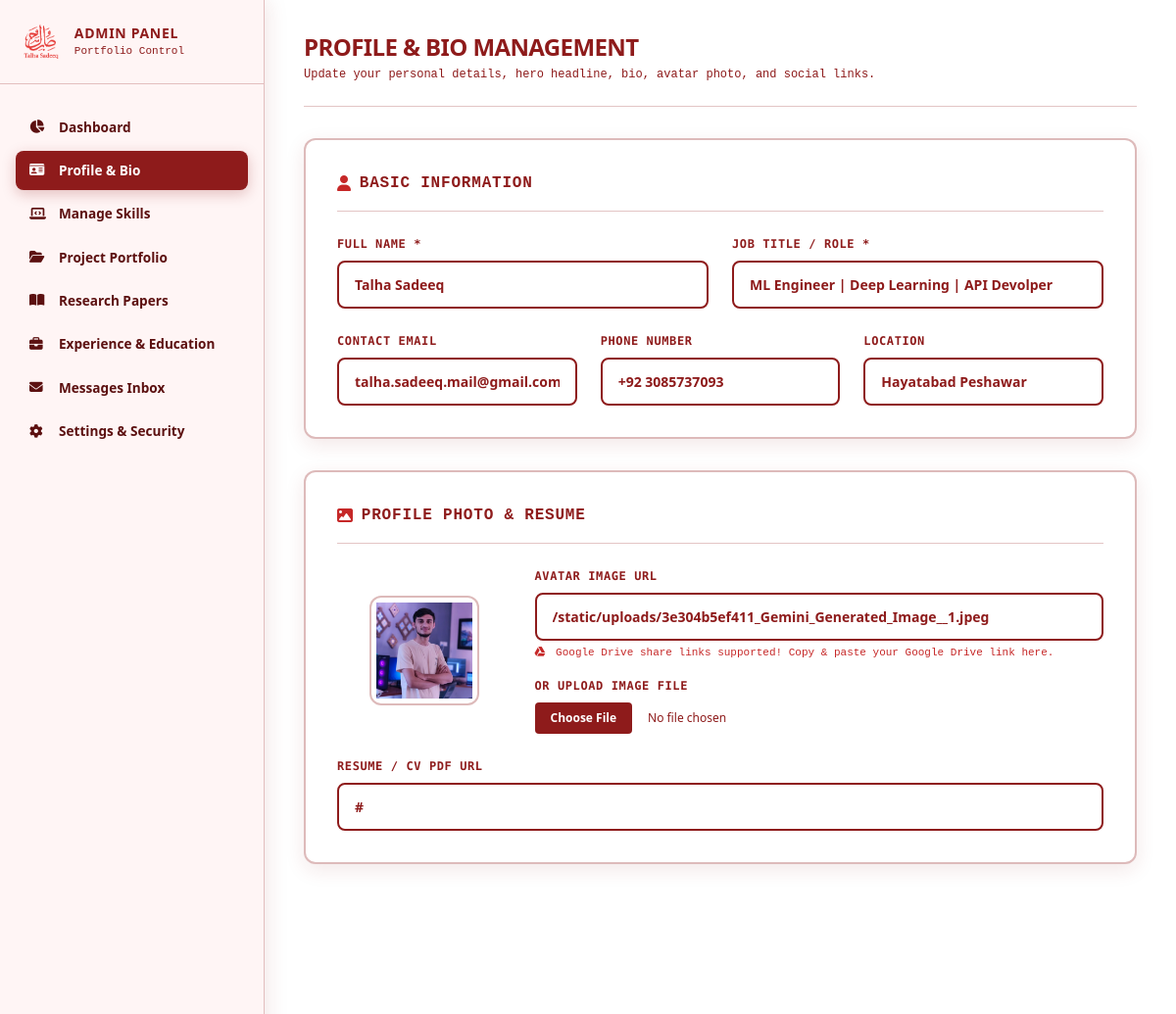
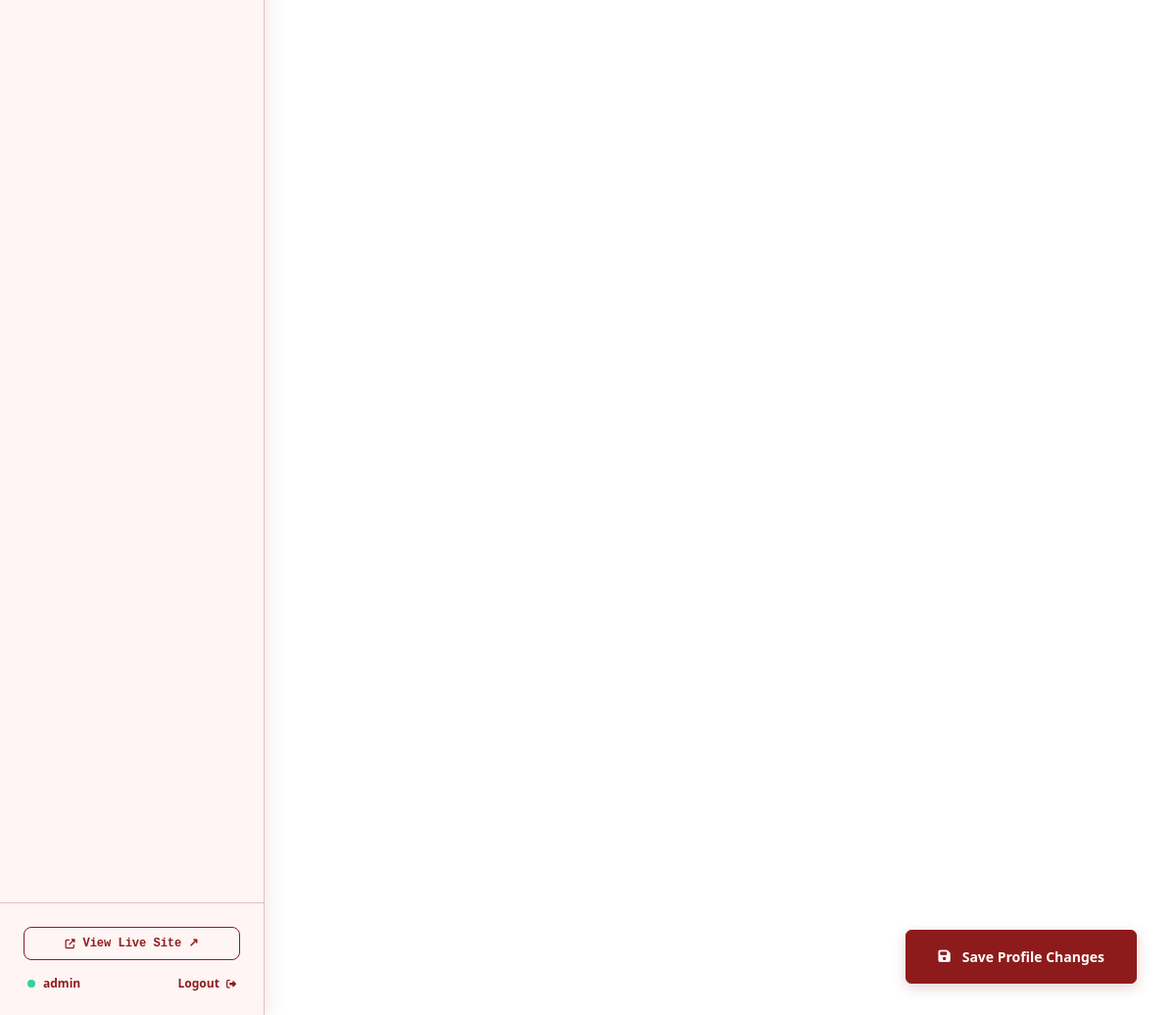
Page /admin/profile (signed in) on the committed database (2 pictures, top to bottom).
### models.py (models this page shows, shortened)
class AdminUser(UserMixin, db.Model):
    __tablename__ = 'admin_users'
    id = db.Column(db.Integer, primary_key=True)
    username = db.Column(db.String(64), unique=True, nullable=False, index=True)
    password_hash = db.Column(db.String(256), nullable=False)
    created_at = db.Column(db.DateTime, default=datetime.utcnow)

class SiteProfile(db.Model):
    __tablename__ = 'site_profiles'
    id = db.Column(db.Integer, primary_key=True)
    full_name = db.Column(db.String(100), nullable=False, default="Talha Sadeeq")
    job_title = db.Column(db.String(150), nullable=False, default="Full Stack Developer & AI Engineer")
    hero_headline = db.Column(db.String(200), nullable=False, default="Crafting Modern Web Experiences & Intelligent Systems")
    hero_subheadline = db.Column(db.Text, nullable=True, default="Passionate software engineer specializing in Python, Flask, Machine Learning, and building scalable full-stack applications with elegant UI/UX design.")
    about_summary = db.Column(db.Text, nullable=True, default="I build robust, high-performance web applications, ML models, and backend systems.")
    about_detailed = db.Column(db.Text, nullable=True, default="With years of software development experience, I bring ideas to life using cutting-edge web technologies, artificial intelligence, clean architecture, and intuitive user interfaces.")
    location = db.Column(db.String(100), default="San Francisco, CA")
    email = db.Column(db.String(120), default="contact@example.com")
    phone = db.Column(db.String(30), default="+1 (555) 019-2834")
    avatar_url = db.Column(db.String(500), default="https://images.unsplash.com/photo-1534528741775-53994a69daeb?auto=format&fit=crop&w=600&q=80")
    resume_url = db.Column(db.String(500), default="#")
    github_url = db.Column(db.String(300), default="https://github.com")
    linkedin_url = db.Column(db.String(300), default="https://linkedin.com")
    leetcode_url = db.Column(db.String(300), default="https://leetcode.com")
    years_experience = db.Column(db.Integer, default=5)
    updated_at = db.Column(db.DateTime, default=datetime.utcnow, onupdate=datetime.utcnow)

### admin.py (the view, shortened to what this page needs)
@admin_bp.route('/profile', methods=['GET', 'POST'])
@login_required
def profile():
    profile = SiteProfile.query.first()
    if not profile:
        profile = SiteProfile()
        db.session.add(profile)
        db.session.commit()
    return render_template('admin/profile.html', profile=profile)

### utils.py (called while the page is built)
def convert_gdrive_url(url):
    if not url or not isinstance(url, str):
        return url
    url = url.strip()
    match_file = re.search(r'drive\.google\.com/file/d/([a-zA-Z0-9_-]+)', url)
    if match_file:
        file_id = match_file.group(1)
        return f"https://lh3.googleusercontent.com/d/{file_id}"
    match_id = re.search(r'drive\.google\.com/.*[?&]id=([a-zA-Z0-9_-]+)', url)
    if match_id:
        file_id = match_id.group(1)
        return f"https://lh3.googleusercontent.com/d/{file_id}"
    match_docs = re.search(r'docs\.google\.com/.*[?&]id=([a-zA-Z0-9_-]+)', url)
    if match_docs:
        file_id = match_docs.group(1)
        return f"https://lh3.googleusercontent.com/d/{file_id}"
    return url

### templates/admin/profile.html (shortened to what this page needs)
{% extends "admin/base.html" %}
{% block content %}
<div class="max-w-4xl mx-auto space-y-8">
    <div class="border-b border-theme-subtle pb-6">
        <h1 class="text-2xl font-extrabold text-theme-primary uppercase tracking-tight font-sans">Profile & Bio Management</h1>
        <p class="text-theme-muted text-xs font-mono mt-1">Update your personal details, hero headline, bio, avatar photo, and social links.</p>
    </div>
    <form action="{{ url_for('admin.profile') }}" method="POST" enctype="multipart/form-data" class="space-y-8">
        <div class="card-editorial p-6 sm:p-8 space-y-6">
            <h3 class="text-base font-bold text-theme-title font-mono uppercase tracking-wider border-b border-theme-subtle pb-3 flex items-center gap-2">
                <i class="fas fa-user text-[#C62828]"></i> Basic Information
            </h3>
            <div class="grid grid-cols-1 sm:grid-cols-2 gap-6">
                <div>
                    <label for="full_name" class="form-label-pro">Full Name *</label>
                    <input type="text" id="full_name" name="full_name" value="{{ profile.full_name }}" required class="form-input-pro">
                </div>
                <div>
                    <label for="job_title" class="form-label-pro">Job Title / Role *</label>
                    <input type="text" id="job_title" name="job_title" value="{{ profile.job_title }}" required class="form-input-pro">
                </div>
            </div>
            <div class="grid grid-cols-1 sm:grid-cols-3 gap-6">
                <div>
                    <label for="email" class="form-label-pro">Contact Email</label>
                    <input type="email" id="email" name="email" value="{{ profile.email }}" class="form-input-pro">
                </div>
                <div>
                    <label for="phone" class="form-label-pro">Phone Number</label>
                    <input type="text" id="phone" name="phone" value="{{ profile.phone }}" class="form-input-pro">
                </div>
                <div>
                    <label for="location" class="form-label-pro">Location</label>
                    <input type="text" id="location" name="location" value="{{ profile.location }}" class="form-input-pro">
                </div>
            </div>
        </div>
        <div class="card-editorial p-6 sm:p-8 space-y-6">
            <h3 class="text-base font-bold text-theme-title font-mono uppercase tracking-wider border-b border-theme-subtle pb-3 flex items-center gap-2">
                <i class="fas fa-image text-[#C62828]"></i> Profile Photo & Resume
            </h3>
            <div class="grid grid-cols-1 md:grid-cols-12 gap-6 items-center">
                <div class="md:col-span-3 flex justify-center">
                    <div class="hero-avatar-box w-28 h-28">
                        <img src="{{ profile.avatar_url | gdrive_url }}" alt="Profile Avatar" class="w-full h-full object-cover">
                    </div>
                </div>
                <div class="md:col-span-9 space-y-4">
                    <div>
                        <label for="avatar_url" class="form-label-pro">Avatar Image URL</label>
                        <input type="text" id="avatar_url" name="avatar_url" value="{{ profile.avatar_url }}" class="form-input-pro" placeholder="Paste image link or Google Drive link (https://drive.google.com/...)">
                        <p class="text-[11px] text-[#C62828] font-mono mt-1"><i class="fab fa-google-drive me-1"></i> Google Drive share links supported! Copy & paste your Google Drive link here.</p>
                    </div>
                    <div>
                        <label for="avatar_file" class="form-label-pro">Or Upload Image File</label>
                        <input type="file" id="avatar_file" name="avatar_file" accept="image/*" class="w-full text-xs text-[#8E1B1B] file:mr-4 file:py-2 file:px-4 file:rounded file:border-0 file:text-xs file:font-bold file:bg-[#8E1B1B] file:text-white hover:file:bg-[#C62828]">
                    </div>
                </div>
            </div>
            <div>
                <label for="resume_url" class="form-label-pro">Resume / CV PDF URL</label>
                <input type="text" id="resume_url" name="resume_url" value="{{ profile.resume_url }}" class="form-input-pro" placeholder="https://drive.google.com/... or #">
            </div>
        </div>
        <div class="flex justify-end">
            <button type="submit" class="btn-theme-primary py-3 px-8">
                <i class="fas fa-save me-1"></i> Save Profile Changes
            </button>
        </div>
    </form>
</div>
{% endblock %}

### templates/admin/base.html (shortened to what this page needs)
<!DOCTYPE html>
<html lang="en" data-theme="light">
<head>
    <link href="https://cdn.jsdelivr.net/npm/bootstrap@5.3.3/dist/css/bootstrap.min.css" rel="stylesheet">
    <script src="https://cdn.tailwindcss.com"></script>
    <link rel="stylesheet" href="https://cdnjs.cloudflare.com/ajax/libs/font-awesome/6.5.1/css/all.min.css">
    <link rel="stylesheet" href="{{ url_for('static', filename='css/style.css') }}">
</head>
<body class="bg-theme-primary text-theme-primary font-sans min-h-screen flex flex-col justify-between selection:bg-[#FFFFFF] selection:text-[#8E1B1B]">
    <div class="admin-wrapper">
        <aside class="admin-sidebar py-6 flex flex-col justify-between border-r border-theme-subtle bg-theme-secondary">
            <div>
                <div class="px-6 pb-6 mb-4 border-b border-theme-subtle flex items-center justify-between">
                    <a href="{{ url_for('admin.dashboard') }}" class="flex items-center gap-3 text-theme-primary text-decoration-none">
                        <img id="site-logo" src="{{ url_for('static', filename='images/logo-red.png') }}" alt="Logo" class="h-9 w-auto object-contain">
                        <div>
                            <div class="font-extrabold text-theme-primary text-sm uppercase tracking-wider">Admin Panel</div>
                            <div class="text-[11px] text-theme-muted font-mono">Portfolio Control</div>
                        </div>
                    </a>
                </div>
                <nav class="space-y-1 px-3">
                    <a href="{{ url_for('admin.dashboard') }}" class="admin-nav-link rounded-lg {{ 'active' if request.endpoint == 'admin.dashboard' }}">
                        <i class="fas fa-chart-pie w-5"></i> Dashboard
                    </a>
                    <a href="{{ url_for('admin.profile') }}" class="admin-nav-link rounded-lg {{ 'active' if request.endpoint == 'admin.profile' }}">
                        <i class="fas fa-id-card w-5"></i> Profile & Bio
                    </a>
                    <a href="{{ url_for('admin.skills') }}" class="admin-nav-link rounded-lg {{ 'active' if request.endpoint == 'admin.skills' }}">
                        <i class="fas fa-laptop-code w-5"></i> Manage Skills
                    </a>
                    <a href="{{ url_for('admin.projects') }}" class="admin-nav-link rounded-lg {{ 'active' if 'admin.project' in request.endpoint }}">
                        <i class="fas fa-folder-open w-5"></i> Project Portfolio
                    </a>
                    <a href="{{ url_for('admin.research') }}" class="admin-nav-link rounded-lg {{ 'active' if 'admin.research' in request.endpoint }}">
                        <i class="fas fa-book-open w-5"></i> Research Papers
                    </a>
                    <a href="{{ url_for('admin.experience') }}" class="admin-nav-link rounded-lg {{ 'active' if request.endpoint == 'admin.experience' }}">
                        <i class="fas fa-briefcase w-5"></i> Experience & Education
                    </a>
                    <a href="{{ url_for('admin.messages') }}" class="admin-nav-link rounded-lg {{ 'active' if 'admin.message' in request.endpoint }}">
                        <i class="fas fa-envelope w-5"></i> Messages Inbox
                    </a>
                    <a href="{{ url_for('admin.settings') }}" class="admin-nav-link rounded-lg {{ 'active' if request.endpoint == 'admin.settings' }}">
                        <i class="fas fa-gear w-5"></i> Settings & Security
                    </a>
                </nav>
            </div>
            <div class="px-4 pt-4 border-t border-theme-subtle space-y-3">
                <a href="{{ url_for('main.index') }}" target="_blank" class="w-full py-2 px-3 rounded-lg btn-theme-outline text-xs font-mono font-bold flex items-center justify-center gap-2 text-decoration-none">
                    <i class="fas fa-external-link-alt text-[10px]"></i> View Live Site ↗
                </a>
                <div class="flex items-center justify-between px-1 pt-1 text-xs">
                    <div class="flex items-center gap-2 font-bold text-theme-primary">
                        <span class="w-2 h-2 rounded-full bg-emerald-400"></span>
                        <span>{{ current_user.username }}</span>
                    </div>
                    <a href="{{ url_for('auth.logout') }}" class="text-theme-primary hover:underline font-bold text-decoration-none">
                        Logout <i class="fas fa-right-from-bracket ms-1 text-[10px]"></i>
                    </a>
                </div>
            </div>
        </aside>
        <main class="admin-content bg-theme-primary text-theme-primary">
            {% block content %}{% endblock %}
        </main>
    </div>
</body>
</html>

### rows in the picture
AdminUser: username "admin"
SiteProfile: full_name "Talha Sadeeq", job_title "ML Engineer | Deep Learning | API Devolper", email "talha.sadeeq.mail@gmail.com", phone "+92 3085737093", location "Hayatabad Peshawar", avatar_url|gdrive_url (picture), avatar_url "/static/uploads/3e304b5ef411_Gemini_Generated_Image__1.jpeg", resume_url "#"
